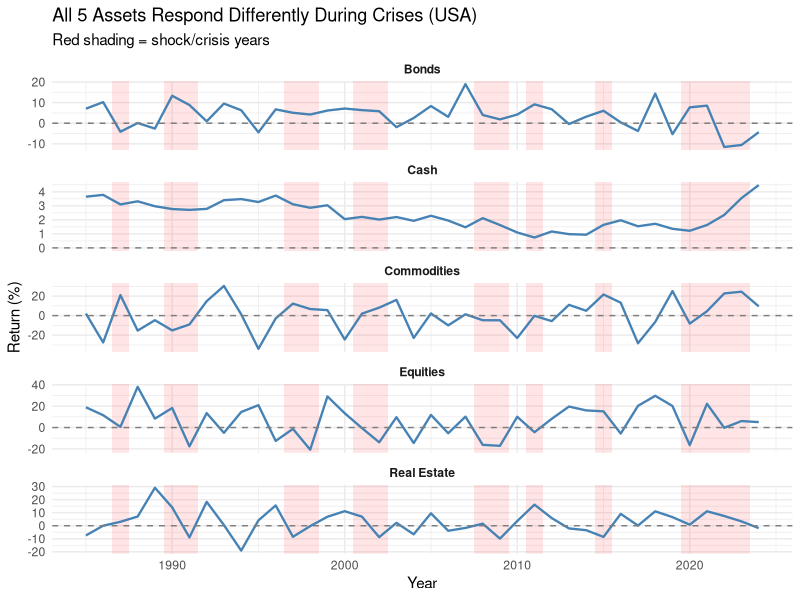
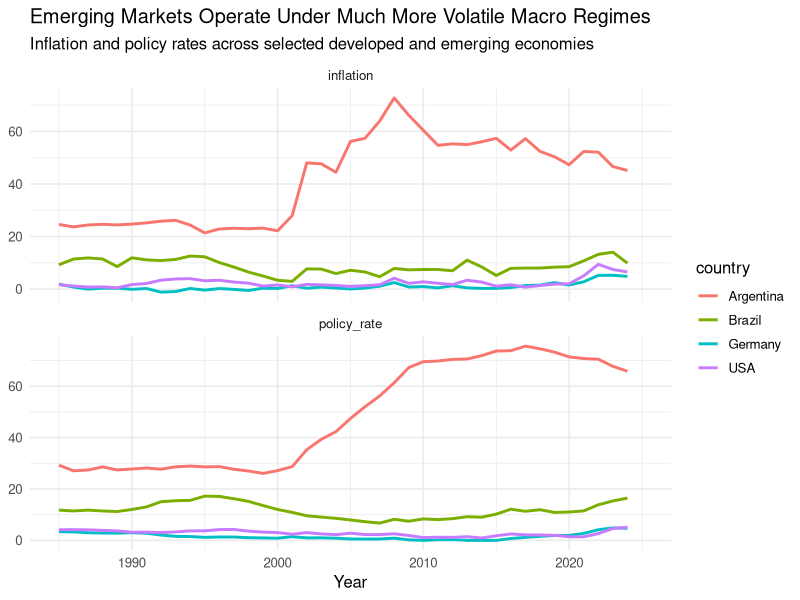
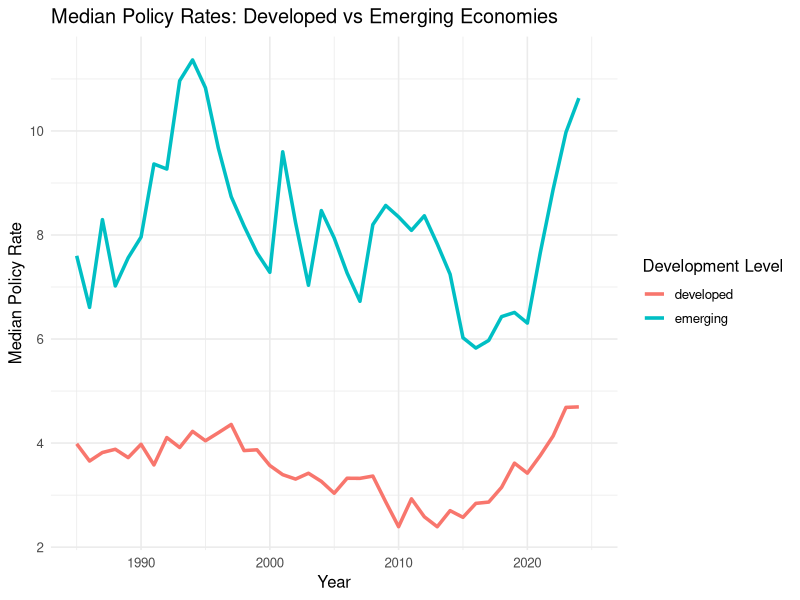
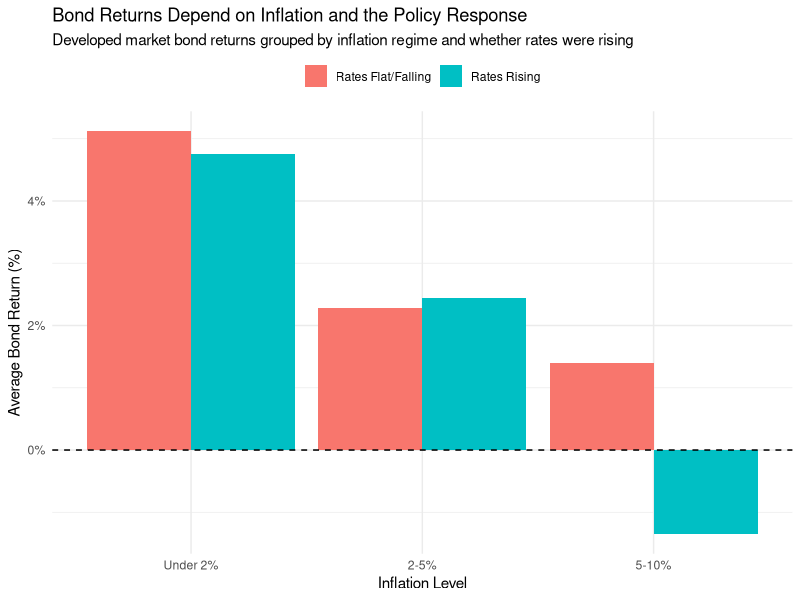

Write the R code that produced these figures, in order.
## ---- chunk 1


library(tidyverse)


# load all datasets
asset_returns <- read_csv("data/asset_returns.csv")
macro_indicators <- read_csv("data/macro_indicators.csv")
recession_episodes <- read_csv("data/recession_episodes.csv")
correlations <- read_csv("data/correlations.csv")
macro_monthly <- read_csv("data/macro_monthly.csv") 

# quick look at the structure of the two main datasets
glimpse(asset_returns)
glimpse(macro_indicators)

# what does a typical year look like for each investment type?
asset_returns |>
  summarize(
    `Avg Stock Return` = mean(equities),
    `Avg Bond Return` = mean(bonds),
    `Avg Real Estate Return` = mean(real_estate),
    `Avg Commodity Return` = mean(commodities),
    `Avg Cash Return` = mean(cash)
  )|>
  knitr::kable(digits = 2)

# how many countries and years are in the dataset?
asset_returns |> summarize(
  countries = n_distinct(country),
  years = n_distinct(year),
  total_rows = n()
)|>
  knitr::kable(digits = 2)

# what crises are in the data and how many country-years were affected?
asset_returns |>
  filter(!is.na(shock_event)) |>
  group_by(shock_event) |>
  summarize(
    years = paste(unique(year), collapse = ", "),
    countries_affected = n_distinct(country),
    country_years = n(),
    .groups = "drop"
  ) |>
  arrange(years) |>
  knitr::kable()

## ---- chunk 2

shock_avg <- asset_returns |>
  mutate(shock = ifelse(is.na(shock_event), "No Shock", "Shock")) |>
  group_by(shock) |>
  summarize(
    Equities = mean(equities),
    Bonds = mean(bonds),
    `Real Estate` = mean(real_estate),
    Commodities = mean(commodities),
    Cash = mean(cash)
  )

shock_avg |>
  knitr::kable()

# get the actual shock years for USA
usa_shocks <- asset_returns |>
  filter(country == "USA", !is.na(shock_event)) |>
  select(year, shock_event)

usa_shocks|>
  knitr::kable()
## ---- chunk 3
asset_returns |>
  filter(country == "USA") |>
  pivot_longer(cols = c(equities, bonds, real_estate, commodities, cash),
               names_to = "asset",
               values_to = "return") |>
  mutate(asset = str_to_title(str_replace_all(asset, "_", " ")),
         shock = ifelse(is.na(shock_event), "No Shock", "Shock")) |>
  ggplot(aes(x = year, y = return)) +
  # shade every shock year
  annotate("rect", xmin = 1986.5, xmax = 1987.5, ymin = -Inf, ymax = Inf, alpha = 0.1, fill = "red") +
  annotate("rect", xmin = 1989.5, xmax = 1991.5, ymin = -Inf, ymax = Inf, alpha = 0.1, fill = "red") +
  annotate("rect", xmin = 1996.5, xmax = 1998.5, ymin = -Inf, ymax = Inf, alpha = 0.1, fill = "red") +
  annotate("rect", xmin = 2000.5, xmax = 2002.5, ymin = -Inf, ymax = Inf, alpha = 0.1, fill = "red") +
  annotate("rect", xmin = 2007.5, xmax = 2009.5, ymin = -Inf, ymax = Inf, alpha = 0.1, fill = "red") +
  annotate("rect", xmin = 2010.5, xmax = 2011.5, ymin = -Inf, ymax = Inf, alpha = 0.1, fill = "red") +
  annotate("rect", xmin = 2014.5, xmax = 2015.5, ymin = -Inf, ymax = Inf, alpha = 0.1, fill = "red") +
  annotate("rect", xmin = 2019.5, xmax = 2023.5, ymin = -Inf, ymax = Inf, alpha = 0.1, fill = "red") +
  geom_line(color = "steelblue", linewidth = 0.8) +
  geom_hline(yintercept = 0, linetype = "dashed", color = "gray50") +
  facet_wrap(~asset, ncol = 1, scales = "free_y") +
  labs(
    title = "All 5 Assets Respond Differently During Crises (USA)",
    subtitle = "Red shading = shock/crisis years",
    x = "Year", y = "Return (%)"
  ) +
  theme_minimal(base_size = 11) +
  theme(strip.text = element_text(face = "bold"))
## ---- chunk 4

selected <- c("USA", "Germany", "Argentina", "Brazil")

macro_long <- macro_indicators |>
  filter(country %in% selected) |>
  select(country, year, inflation, policy_rate) |>
  pivot_longer(
    cols = c(inflation, policy_rate),
    names_to = "variable",
    values_to = "value"
  )

macro_long |>
  ggplot(aes(x = year, y = value, color = country)) +
  geom_line(linewidth = 1) +
  facet_wrap(~variable, scales = "free_y", ncol = 1) +
  scale_x_continuous(limits = c(1985, 2025)) +
  labs(
    title = "Emerging Markets Operate Under Much More Volatile Macro Regimes",
    subtitle = "Inflation and policy rates across selected developed and emerging economies",
    x = "Year",
    y = NULL
  ) +
  theme_minimal(base_size = 12)

## ---- chunk 5
macro_median <- macro_indicators |>
  filter(dev_level %in% c("developed", "emerging")) |>
  group_by(year, dev_level) |>
  summarize(
    median_policy_rate = median(policy_rate, na.rm = TRUE),
    .groups = "drop"
  )

macro_median |>
  ggplot(aes(x = year, y = median_policy_rate, color = dev_level)) +
  geom_line(linewidth = 1.2) +
  scale_x_continuous(limits = c(1985, 2025)) +
  labs(
    title = "Median Policy Rates: Developed vs Emerging Economies",
    x = "Year",
    y = "Median Policy Rate",
    color = "Development Level"
  ) +
  theme_minimal(base_size = 12)
## ---- chunk 6

joined <- asset_returns |>
  inner_join(
    macro_indicators,
    by = c("country", "year", "dev_level", "region", "shock_event")
  ) |>
  arrange(country, year) |>
  group_by(country) |>
  mutate(
    policy_change = policy_rate - lag(policy_rate),
    policy_response = case_when(
      policy_change > 0 ~ "Rates Rising",
      policy_change <= 0 ~ "Rates Flat/Falling",
      TRUE ~ NA_character_
    ),
    inflation_bucket = cut(
      inflation,
      breaks = c(-Inf, 2, 5, 10, Inf),
      labels = c("Under 2%", "2-5%", "5-10%", "Over 10%")
    )
  ) |>
  ungroup()

joined |>
  filter(dev_level == "developed", !is.na(policy_response)) |>
  group_by(inflation_bucket, policy_response) |>
  summarize(
    avg_bond = mean(bonds, na.rm = TRUE),
    n = n(),
    .groups = "drop"
  ) |>
  ggplot(aes(x = inflation_bucket, y = avg_bond, fill = policy_response)) +
  geom_col(position = "dodge") +
  geom_hline(yintercept = 0, linetype = "dashed", color = "black") +
  scale_y_continuous(labels = scales::percent_format(scale = 1, suffix = "%")) +
  labs(
    title = "Bond Returns Depend on Inflation and the Policy Response",
    subtitle = "Developed market bond returns grouped by inflation regime and whether rates were rising",
    x = "Inflation Level",
    y = "Average Bond Return (%)",
    fill = NULL
  ) +
  theme_minimal() +
  theme(legend.position = "top")
